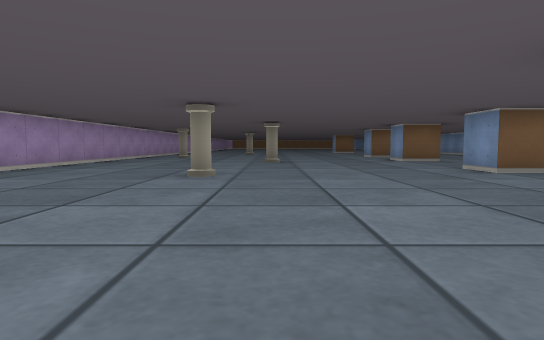
[1] (above)

20 first-person views from a walk through a cub3D ray-caster map. The camera is about half as high as the walls, tilts 4° down and sees 75° across. The floor is counted in squares. Each view is taken from the middle of a square. On the plan, view 1 faces up. The plan holds only what a view shows up to about 9 squares ahead; the rest is blank.

[2]
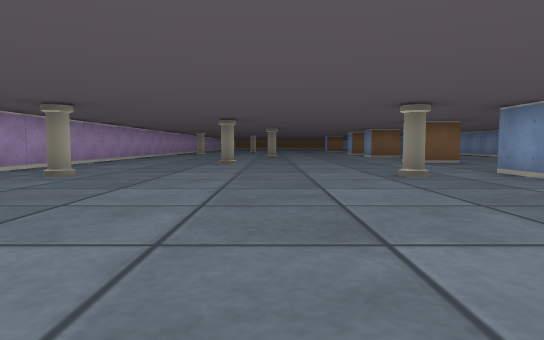

[3]
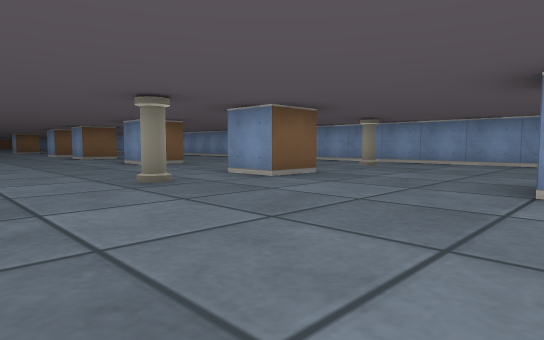

[4]
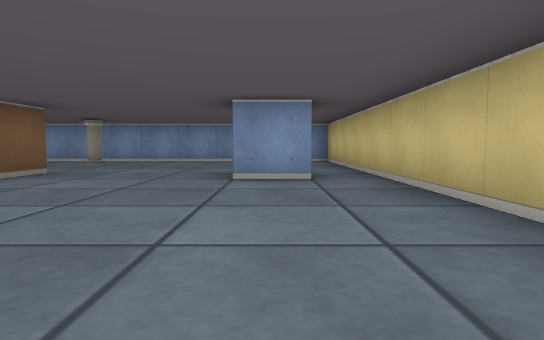

[5]
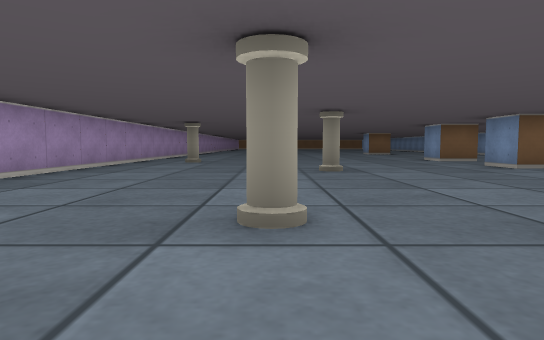

[6]
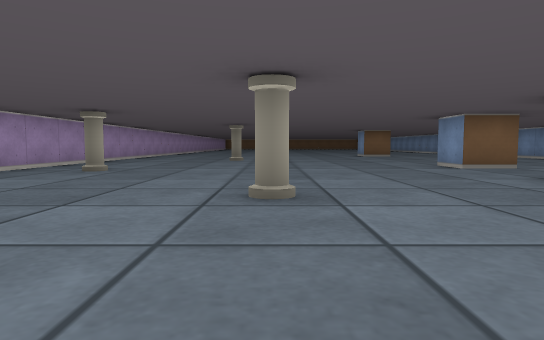

[7]
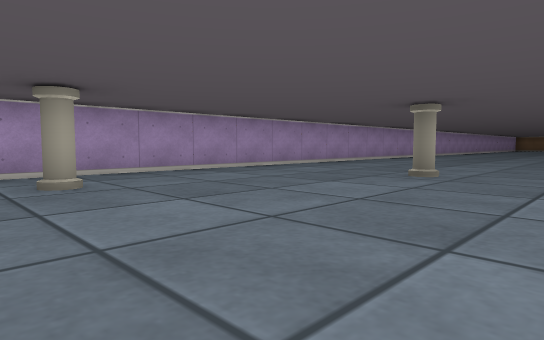

[8]
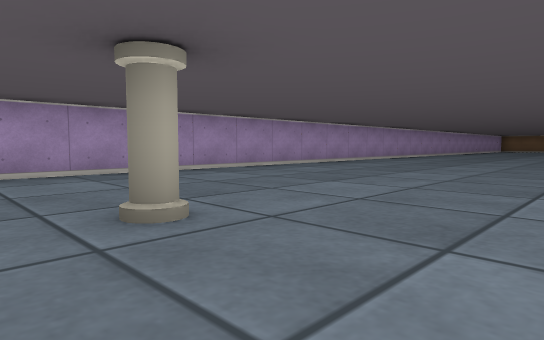

[9]
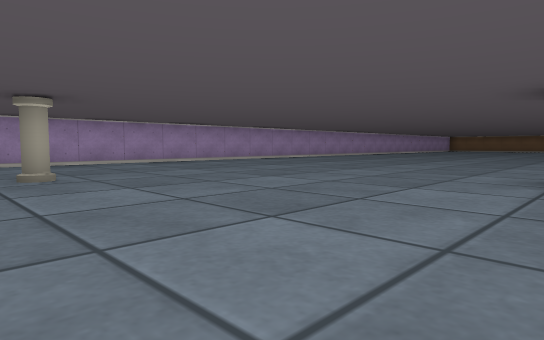

[10]
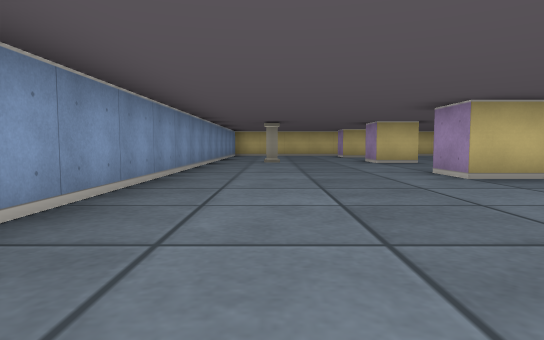

[11]
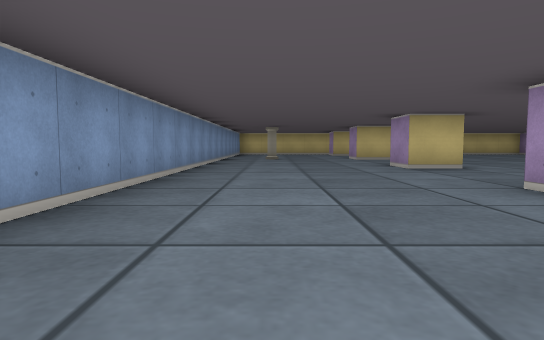

[12]
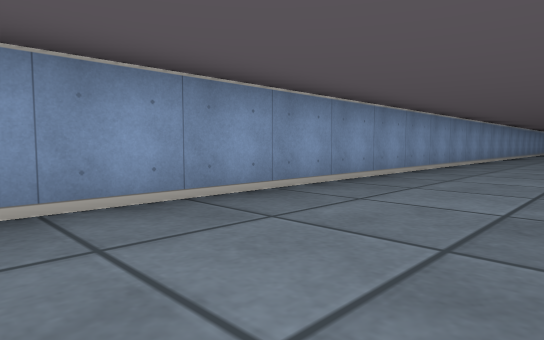

[13]
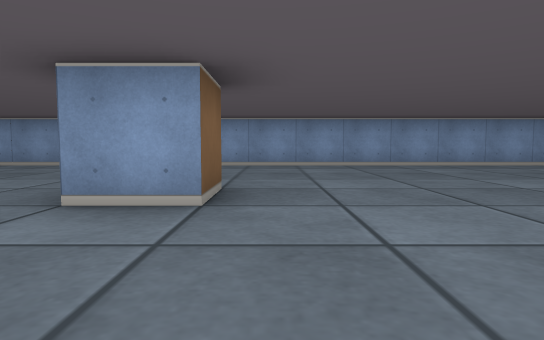

[14]
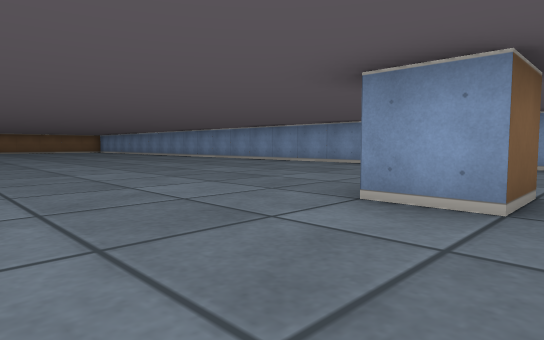

[15]
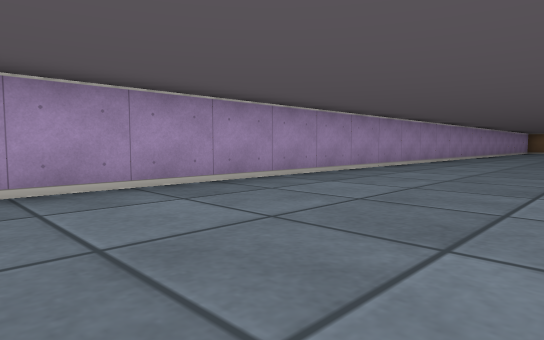

[16]
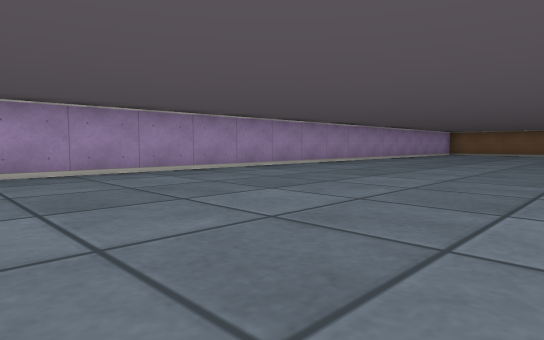

[17]
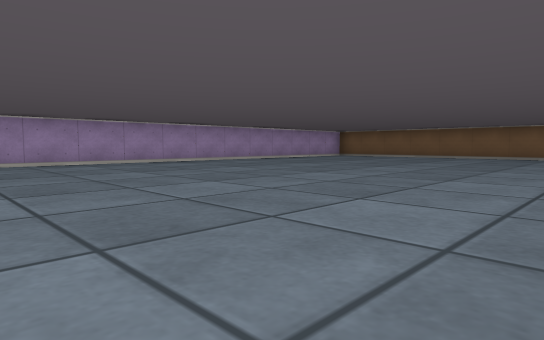

[18]
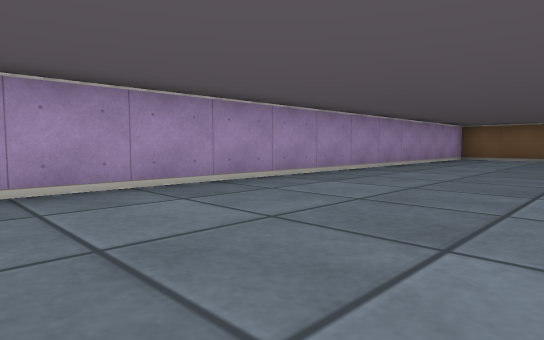

[19]
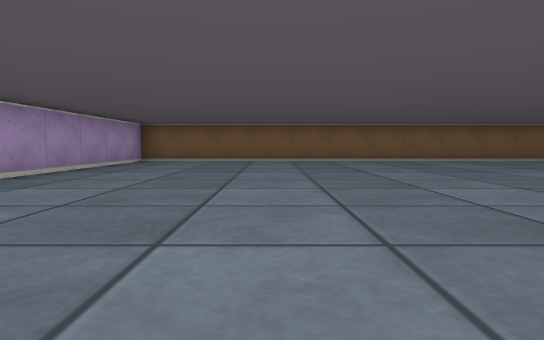

[20]
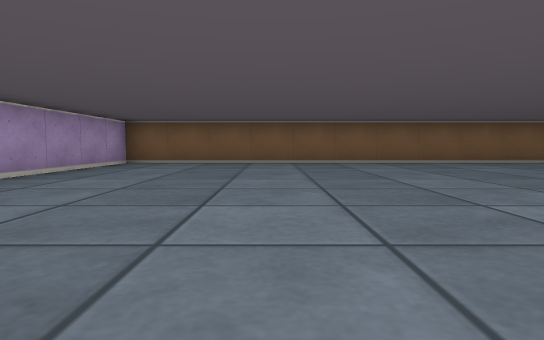

### Floor plan
Points are (right, up) in squares from view 1. A wall is a line through its corners. A room is listed if a view was taken in it or the views show most of it. See-through windows are left out.
Room 1 (views 1, 2, 3, 4, 5, 6, 7, 8, 9, 10, 11, 12, 13, 14, 15, 16, 17, 18, 19, 20)
walls: (4.6, 19.5) (3.5, 19.5) (3.5, 20.5); (4.6, 12.5) (3.5, 12.5) (3.5, 13.5); (8.5, 23.4) (8.5, 24.8); (4, 9.5) (3.5, 9.5) (3.5, 10.5); (3.5, 6.5) (4.5, 6.5) (4.5, 5.5) (3.5, 5.5) (3.5, 6.5); (4.6, 1.5) (3.5, 1.5) (3.5, 2.5) (4.5, 2.5) (4.5, 2); (8.5, -0.9) (8.5, 20.1); (3.5, -2.6) (3.5, -1.5); (5.6, 40.5) (-4.5, 40.5) (-4.5, 2.8); (0.9, -3.5) (8.1, -3.5)
objects: pillar (-3, 2); pillar (-3, 12); pillar (-1, 5); pillar (-1, 16); pillar (0, 9); pillar (2, 2); pillar (7, 2)

Where each view was taken, in squares from view 1:
view 1: 0 up, 0 right, facing up
view 2: 3 down, 0 right, facing up
view 3: 2 down, 0 right, facing up-right
view 4: 2 down, 1 left, facing right
view 5: 3 up, 1 left, facing up
view 6: 6 up, 0 right, facing up
view 7: 11 up, 1 right, facing up-left
view 8: 15 up, 1 right, facing up-left
view 9: 15 up, 4 right, facing up-left
view 10: 11 up, 7 right, facing down
view 11: 13 up, 7 right, facing down
view 12: 19 up, 6 right, facing down-right
view 13: 19 up, 1 right, facing right
view 14: 19 up, 1 right, facing up-right
view 15: 19 up, 1 left, facing up-left
view 16: 24 up, 1 right, facing up-left
view 17: 28 up, 4 right, facing up-left
view 18: 29 up, 1 left, facing up-left
view 19: 31 up, 1 left, facing up
view 20: 32 up, 1 left, facing up
